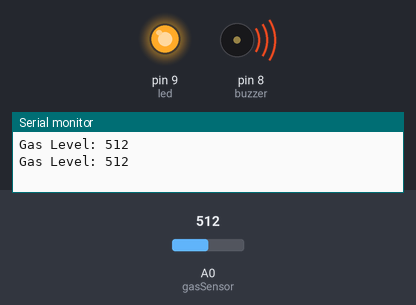
Bench run of a sketch on a simulated Arduino Uno, built with avr-gcc and run on an emulated ATmega328P. On the bench: output pins drawn as LEDs (lit = HIGH), buzzer (waves = sounding, pin HIGH), the last lines printed to the serial monitor. The test bench sets the inputs (shaded band); at power-on: A0 (gasSensor) = 512.

Above: at 1.8 s.
1.9 s: A0 (gasSensor) set to 23
3.4 s: A0 (gasSensor) set to 19
At 4.5 s:
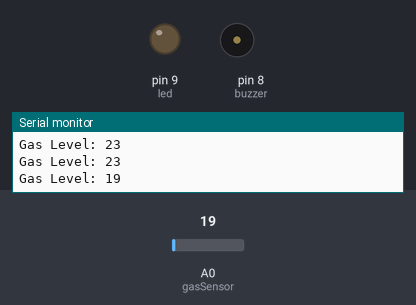
5.5 s: A0 (gasSensor) set to 122
At 7.2 s:
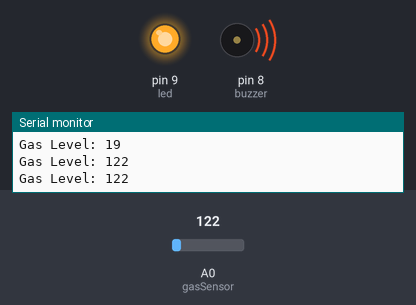
7.5 s: A0 (gasSensor) set to 10
At 8.8 s:
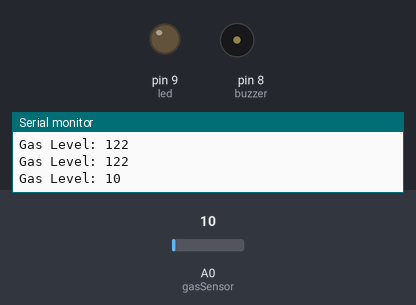
Timing chart, 0 to 10.5 s (numbered marks = the images above; inputs shaded):
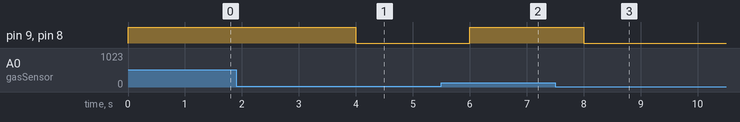

Measured:
- the behaviour switches between 21 and 20 on A0 (gasSensor) (found by bisection; images 0 and 1)
- after the input at 3.4 s, pin 9 (led), pin 8 (buzzer): HIGH → LOW after 0.60 s
- after the input at 5.5 s, pin 9 (led), pin 8 (buzzer): LOW → HIGH after 0.50 s
- after the input at 7.5 s, pin 9 (led), pin 8 (buzzer): HIGH → LOW after 0.50 s

The sketch:

Gas_Sensor.ino
```cpp
const int gasSensor = A0;   // MQ sensor output
const int buzzer = 8;       // Buzzer pin
const int led = 9;          // LED pin

void setup() {
  pinMode(buzzer, OUTPUT);
  pinMode(led, OUTPUT);
  Serial.begin(9600);
}

void loop() {
  int gasLevel = analogRead(gasSensor); // Read sensor value

  Serial.print("Gas Level: ");
  Serial.println(gasLevel);

  if (gasLevel > 20) {
    digitalWrite(buzzer, HIGH);
    digitalWrite(led, HIGH);      // 🔥 LED ON: gas sensed
  } else {
    digitalWrite(buzzer, LOW);
    digitalWrite(led, LOW);       // 💡 LED OFF: no gas
  }

  delay(1000);
}
```
